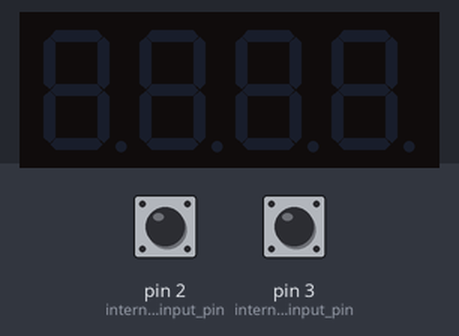
The sketch below on a simulated Arduino Uno, built with avr-gcc and run on an emulated ATmega328P. Parts: 4-digit seven-segment display. The inputs (shaded band) are chosen by the test bench; at power-on: pin 2 (internal_pullup_input_pin) HIGH, pin 3 (internal_pullup_input_pin) HIGH.

Above: at 1.2 s.
1.3 s: pin 2 (internal_pullup_input_pin) pulled LOW for 0.15 s
At 2.2 s:
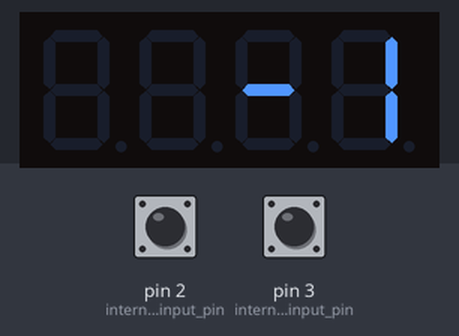
2.9 s: pin 3 (internal_pullup_input_pin) pulled LOW for 0.15 s
At 3.4 s:
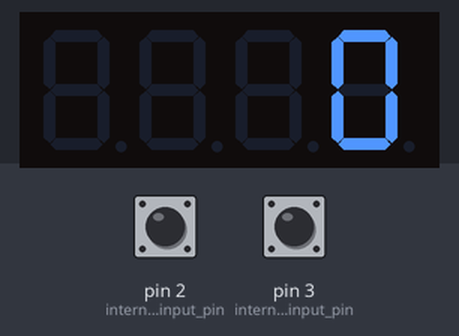
4.5 s: pin 3 (internal_pullup_input_pin) pulled LOW for 1 s
At 5.9 s:
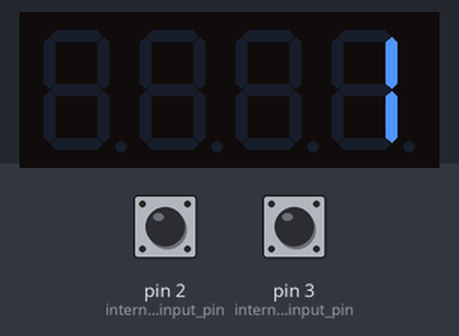
Timing chart, 0 to 7.5 s (numbered marks = the images above; inputs shaded):
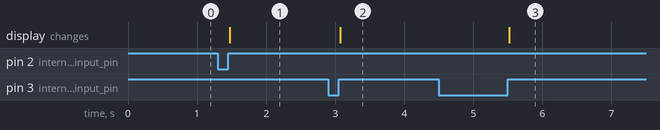

Measured:
- after the input at 1.3 s, the display: changes after 0.17 s (image 1)
- after the input at 2.9 s, the display: changes after 0.17 s (image 2)
- after the input at 4.5 s, the display: changes after 1.0 s (image 3)

The sketch:

codes.ino
```cpp
// https://github.com/Filayeng

#include <TM1637Display.h>  // Include the library

// Define the connections pins
#define CLK 4
#define DIO 5

TM1637Display display = TM1637Display(CLK, DIO);  // Create a display object of type TM1637Display

long temp, counter = 0; //This variable will increase or decrease depending on the rotation of encoder

void setup() {

  display.setBrightness(5);   //Set the display Brightness

  pinMode(2, INPUT_PULLUP); // internal pullup input pin 2

  pinMode(3, INPUT_PULLUP); // internal pullup input pin 3

   //Setting up interrupt
  //A rising pulse from Rotary Encoder activated forward(). AttachInterrupt 0 is DigitalPin 2 on most Arduino.
  attachInterrupt(0, forward, RISING);

  //B rising pulse from Rotary Encoder activated backward(). AttachInterrupt 1 is DigitalPin 3 on most Arduino.
  attachInterrupt(1, backward, RISING);

}

void loop() {

  // Send the value of counter
  if(counter != temp){
   display.showNumberDec(counter);  // Sending the counter data to Display to show
   temp = counter;
  }

}

void forward() {

  // forward is activated if DigitalPin nr 2 is going from LOW to HIGH
  // Check pin 3 to determine the direction

  if(digitalRead(3)==LOW){
    counter++;
  }
  else{
    counter--;
  }

}


void backward() {

  // backward is activated if DigitalPin nr 3 is going from LOW to HIGH
  // Check with pin 2 to determine the direction

  if(digitalRead(2)==LOW) {
    counter--;
  }
  else{
    counter++;
  }

}
```
